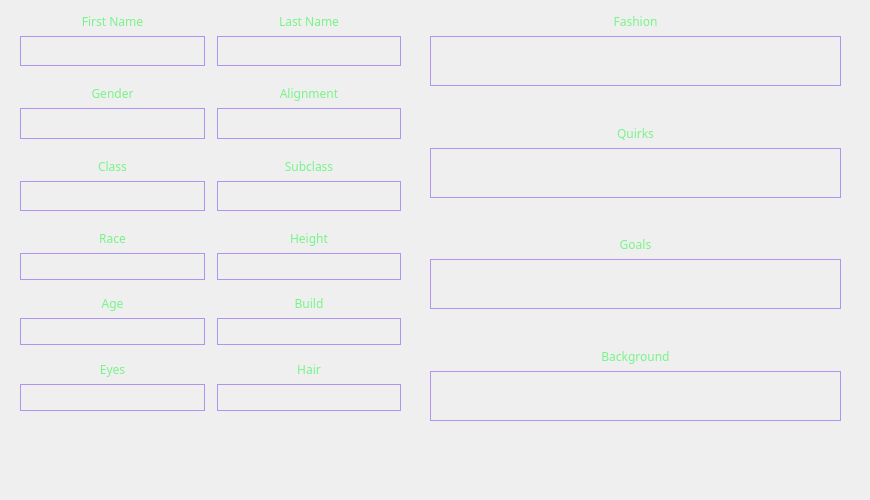
    <widget class="QWidget" name="page1NPC">
     <widget class="QWidget" name="gridLayoutWidget">
      <property name="geometry">
       <rect>
        <x>0</x>
        <y>0</y>
        <width>861</width>
        <height>491</height>
       </rect>
      </property>
      <layout class="QGridLayout" name="npcGridContainer">
       <item row="0" column="0">
        <widget class="QWidget" name="npcFrame" native="true">
         <widget class="QWidget" name="verticalLayoutWidget_2">
          <property name="geometry">
           <rect>
            <x>430</x>
            <y>-20</y>
            <width>411</width>
            <height>441</height>
           </rect>
          </property>
          <layout class="QVBoxLayout" name="personalityVL">
           <item>
            <widget class="QLabel" name="npcFashionTxt">
             <property name="font">
              <font>
               <family>Bahnschrift Light</family>
              </font>
             </property>
             <property name="styleSheet">
              <string notr="true">.QLabel {color: rgba(119,244,136,255);}</string>
             </property>
             <property name="text">
              <string>Fashion</string>
             </property>
             <property name="alignment">
              <set>Qt::AlignBottom|Qt::AlignHCenter</set>
             </property>
            </widget>
           </item>
           <item>
            <widget class="QLabel" name="npcFashionLabel">
             <property name="font">
              <font>
               <family>Bahnschrift Light</family>
               <pointsize>8</pointsize>
              </font>
             </property>
             <property name="styleSheet">
              <string notr="true">.QLabel {border: 1px solid rgba(177,147,242,255); color: rgba(119,244,136,255)}</string>
             </property>
             <property name="text">
              <string/>
             </property>
             <property name="alignment">
              <set>Qt::AlignCenter</set>
             </property>
             <property name="wordWrap">
              <bool>true</bool>
             </property>
             <property name="margin">
              <number>5</number>
             </property>
            </widget>
           </item>
           <item>
            <widget class="QLabel" name="npcQuirksTxt">
             <property name="font">
              <font>
               <family>Bahnschrift Light</family>
              </font>
             </property>
             <property name="styleSheet">
              <string notr="true">.QLabel {color: rgba(119,244,136,255);}</string>
             </property>
             <property name="text">
              <string>Quirks</string>
             </property>
             <property name="alignment">
              <set>Qt::AlignBottom|Qt::AlignHCenter</set>
             </property>
            </widget>
           </item>
           <item>
            <widget class="QLabel" name="npcQuirksLabel">
             <property name="font">
              <font>
               <family>Bahnschrift Light</family>
               <pointsize>8</pointsize>
              </font>
             </property>
             <property name="styleSheet">
              <string notr="true">.QLabel {border: 1px solid rgba(177,147,242,255); color: rgba(119,244,136,255)}</string>
             </property>
             <property name="text">
              <string/>
             </property>
             <property name="alignment">
              <set>Qt::AlignCenter</set>
             </property>
             <property name="wordWrap">
              <bool>true</bool>
             </property>
             <property name="margin">
              <number>5</number>
             </property>
            </widget>
           </item>
           <item>
            <widget class="QLabel" name="npcGoalsTxt">
             <property name="font">
              <font>
               <family>Bahnschrift Light</family>
              </font>
             </property>
             <property name="styleSheet">
              <string notr="true">.QLabel {color: rgba(119,244,136,255);}</string>
             </property>
             <property name="text">
              <string>Goals</string>
             </property>
             <property name="alignment">
              <set>Qt::AlignBottom|Qt::AlignHCenter</set>
             </property>
            </widget>
           </item>
           <item>
            <widget class="QLabel" name="npcGoalsLabel">
             <property name="font">
              <font>
               <family>Bahnschrift Light</family>
               <pointsize>8</pointsize>
              </font>
             </property>
             <property name="styleSheet">
              <string notr="true">.QLabel {border: 1px solid rgba(177,147,242,255); color: rgba(119,244,136,255)}</string>
             </property>
             <property name="text">
              <string/>
             </property>
             <property name="alignment">
              <set>Qt::AlignCenter</set>
             </property>
             <property name="wordWrap">
              <bool>true</bool>
             </property>
             <property name="margin">
              <number>5</number>
             </property>
            </widget>
           </item>
           <item>
            <widget class="QLabel" name="npcBackgroundTxt">
             <property name="font">
              <font>
               <family>Bahnschrift Light</family>
              </font>
             </property>
             <property name="styleSheet">
              <string notr="true">.QLabel {color: rgba(119,244,136,255);}</string>
             </property>
             <property name="text">
              <string>Background</string>
             </property>
             <property name="alignment">
              <set>Qt::AlignBottom|Qt::AlignHCenter</set>
             </property>
            </widget>
           </item>
           <item>
            <widget class="QLabel" name="npcBackgroundLabel">
             <property name="font">
              <font>
               <pointsize>8</pointsize>
              </font>
             </property>
             <property name="styleSheet">
              <string notr="true">.QLabel {border: 1px solid rgba(177,147,242,255); color: rgba(119,244,136,255)}</string>
             </property>
             <property name="text">
              <string/>
             </property>
             <property name="alignment">
              <set>Qt::AlignCenter</set>
             </property>
             <property name="wordWrap">
              <bool>true</bool>
             </property>
             <property name="margin">
              <number>5</number>
             </property>
            </widget>
           </item>
          </layout>
         </widget>
         <widget class="QWidget" name="gridLayoutWidget_2">
          <property name="geometry">
           <rect>
            <x>20</x>
            <y>0</y>
            <width>381</width>
            <height>211</height>
           </rect>
          </property>
          <property name="font">
           <font>
            <family>Bahnschrift Light</family>
           </font>
          </property>
          <layout class="QGridLayout" name="npcCharacterGL">
           <property name="horizontalSpacing">
            <number>12</number>
           </property>
           <item row="0" column="0">
            <widget class="QLabel" name="npcFirstNameTxt">
             <property name="font">
              <font>
               <family>Bahnschrift Light</family>
              </font>
             </property>
             <property name="styleSheet">
              <string notr="true">.QLabel {color: rgba(119,244,136,255);}</string>
             </property>
             <property name="text">
              <string>First Name</string>
             </property>
             <property name="alignment">
              <set>Qt::AlignBottom|Qt::AlignHCenter</set>
             </property>
            </widget>
           </item>
           <item row="0" column="1">
            <widget class="QLabel" name="npcLastNameTxt">
             <property name="font">
              <font>
               <family>Bahnschrift Light</family>
              </font>
             </property>
             <property name="styleSheet">
              <string notr="true">.QLabel {color: rgba(119,244,136,255);}</string>
             </property>
             <property name="text">
              <string>Last Name</string>
             </property>
             <property name="alignment">
              <set>Qt::AlignBottom|Qt::AlignHCenter</set>
             </property>
            </widget>
           </item>
           <item row="2" column="1">
            <widget class="QLabel" name="npcAlignmentTxt">
             <property name="font">
              <font>
               <family>Bahnschrift Light</family>
              </font>
             </property>
             <property name="styleSheet">
              <string notr="true">.QLabel {color: rgba(119,244,136,255);}</string>
             </property>
             <property name="text">
              <string>Alignment</string>
             </property>
             <property name="alignment">
              <set>Qt::AlignBottom|Qt::AlignHCenter</set>
             </property>
            </widget>
           </item>
           <item row="1" column="0">
            <widget class="QLabel" name="npcFirstNameLabel">
             <property name="font">
              <font>
               <family>Bahnschrift Light</family>
               <pointsize>9</pointsize>
              </font>
             </property>
             <property name="styleSheet">
              <string notr="true">.QLabel {border: 1px solid rgba(177,147,242,255); color: rgba(119,244,136,255)}</string>
             </property>
             <property name="text">
              <string/>
             </property>
             <property name="alignment">
              <set>Qt::AlignCenter</set>
             </property>
             <property name="wordWrap">
              <bool>true</bool>
             </property>
            </widget>
           </item>
           <item row="3" column="1">
            <widget class="QLabel" name="npcAlignmentLabel">
             <property name="font">
              <font>
               <family>Bahnschrift Light</family>
               <pointsize>9</pointsize>
              </font>
             </property>
             <property name="styleSheet">
              <string notr="true">.QLabel {border: 1px solid rgba(177,147,242,255); color: rgba(119,244,136,255)}</string>
             </property>
             <property name="text">
              <string/>
             </property>
             <property name="alignment">
              <set>Qt::AlignCenter</set>
             </property>
             <property name="wordWrap">
              <bool>true</bool>
             </property>
            </widget>
           </item>
           <item row="4" column="0">
            <widget class="QLabel" name="npcClassTxt">
             <property name="font">
              <font>
               <family>Bahnschrift Light</family>
              </font>
             </property>
             <property name="styleSheet">
              <string notr="true">.QLabel {color: rgba(119,244,136,255);}</string>
             </property>
             <property name="text">
              <string>Class</string>
             </property>
             <property name="alignment">
              <set>Qt::AlignBottom|Qt::AlignHCenter</set>
             </property>
            </widget>
           </item>
           <item row="2" column="0">
            <widget class="QLabel" name="npcGenderTxt">
             <property name="font">
              <font>
               <family>Bahnschrift Light</family>
              </font>
             </property>
             <property name="styleSheet">
              <string notr="true">.QLabel {color: rgba(119,244,136,255);}</string>
             </property>
             <property name="text">
              <string>Gender</string>
             </property>
             <property name="alignment">
              <set>Qt::AlignBottom|Qt::AlignHCenter</set>
             </property>
            </widget>
           </item>
           <item row="1" column="1">
            <widget class="QLabel" name="npcLastNameLabel">
             <property name="font">
              <font>
               <family>Bahnschrift Light</family>
               <pointsize>9</pointsize>
              </font>
             </property>
             <property name="styleSheet">
              <string notr="true">.QLabel {border: 1px solid rgba(177,147,242,255); color: rgba(119,244,136,255)}</string>
             </property>
             <property name="text">
              <string/>
             </property>
             <property name="alignment">
              <set>Qt::AlignCenter</set>
             </property>
             <property name="wordWrap">
              <bool>true</bool>
             </property>
            </widget>
           </item>
           <item row="4" column="1">
            <widget class="QLabel" name="npcSubclassTxt">
             <property name="font">
              <font>
               <family>Bahnschrift Light</family>
              </font>
             </property>
             <property name="styleSheet">
              <string notr="true">.QLabel {color: rgba(119,244,136,255);}</string>
             </property>
             <property name="text">
              <string>Subclass</string>
             </property>
             <property name="alignment">
              <set>Qt::AlignBottom|Qt::AlignHCenter</set>
             </property>
            </widget>
           </item>
           <item row="5" column="1">
            <widget class="QLabel" name="npcSubclassLabel">
             <property name="font">
              <font>
               <family>Bahnschrift Light</family>
               <pointsize>8</pointsize>
              </font>
             </property>
             <property name="styleSheet">
              <string notr="true">.QLabel {border: 1px solid rgba(177,147,242,255); color: rgba(119,244,136,255)}</string>
             </property>
             <property name="text">
              <string/>
             </property>
             <property name="alignment">
              <set>Qt::AlignCenter</set>
             </property>
             <property name="wordWrap">
              <bool>true</bool>
             </property>
            </widget>
           </item>
           <item row="3" column="0">
            <widget class="QLabel" name="genderLabel">
             <property name="font">
              <font>
               <family>Bahnschrift Light</family>
               <pointsize>9</pointsize>
              </font>
             </property>
             <property name="styleSheet">
              <string notr="true">.QLabel {border: 1px solid rgba(177,147,242,255); color: rgba(119,244,136,255)}</string>
             </property>
             <property name="text">
              <string/>
             </property>
             <property name="alignment">
              <set>Qt::AlignCenter</set>
             </property>
             <property name="wordWrap">
              <bool>true</bool>
             </property>
            </widget>
           </item>
           <item row="5" column="0">
            <widget class="QLabel" name="npcClassLabel">
             <property name="font">
              <font>
               <family>Bahnschrift Light</family>
               <pointsize>8</pointsize>
              </font>
             </property>
             <property name="styleSheet">
              <string notr="true">.QLabel {border: 1px solid rgba(177,147,242,255); color: rgba(119,244,136,255)}</string>
             </property>
             <property name="text">
              <string/>
             </property>
             <property name="alignment">
              <set>Qt::AlignCenter</set>
             </property>
             <property name="wordWrap">
              <bool>true</bool>
             </property>
            </widget>
           </item>
          </layout>
         </widget>
         <widget class="QWidget" name="gridLayoutWidget_3">
          <property name="geometry">
           <rect>
            <x>20</x>
            <y>220</y>
            <width>381</width>
            <height>191</height>
           </rect>
          </property>
          <layout class="QGridLayout" name="npcPhysicalGL">
           <property name="leftMargin">
            <number>0</number>
           </property>
           <property name="rightMargin">
            <number>0</number>
           </property>
           <property name="horizontalSpacing">
            <number>12</number>
           </property>
           <item row="0" column="1">
            <widget class="QLabel" name="npcHeightTxt">
             <property name="font">
              <font>
               <family>Bahnschrift Light</family>
              </font>
             </property>
             <property name="styleSheet">
              <string notr="true">.QLabel {color: rgba(119,244,136,255);}</string>
             </property>
             <property name="text">
              <string>Height</string>
             </property>
             <property name="alignment">
              <set>Qt::AlignBottom|Qt::AlignHCenter</set>
             </property>
            </widget>
           </item>
           <item row="1" column="1">
            <widget class="QLabel" name="npcHeightLabel">
             <property name="font">
              <font>
               <family>Bahnschrift Light</family>
               <pointsize>8</pointsize>
              </font>
             </property>
             <property name="styleSheet">
              <string notr="true">.QLabel {border: 1px solid rgba(177,147,242,255); color: rgba(119,244,136,255)}</string>
             </property>
             <property name="text">
              <string/>
             </property>
             <property name="alignment">
              <set>Qt::AlignCenter</set>
             </property>
             <property name="wordWrap">
              <bool>true</bool>
             </property>
            </widget>
           </item>
           <item row="0" column="0">
            <widget class="QLabel" name="npcRaceTxt">
             <property name="font">
              <font>
               <family>Bahnschrift Light</family>
              </font>
             </property>
             <property name="styleSheet">
              <string notr="true">.QLabel {color: rgba(119,244,136,255);}</string>
             </property>
             <property name="text">
              <string>Race</string>
             </property>
             <property name="alignment">
              <set>Qt::AlignBottom|Qt::AlignHCenter</set>
             </property>
            </widget>
           </item>
           <item row="3" column="1">
            <widget class="QLabel" name="npcBuildLabel">
             <property name="font">
              <font>
               <family>Bahnschrift Light</family>
               <pointsize>8</pointsize>
              </font>
             </property>
             <property name="styleSheet">
              <string notr="true">.QLabel {border: 1px solid rgba(177,147,242,255); color: rgba(119,244,136,255)}</string>
             </property>
             <property name="text">
              <string/>
             </property>
             <property name="alignment">
              <set>Qt::AlignCenter</set>
             </property>
             <property name="wordWrap">
              <bool>true</bool>
             </property>
            </widget>
           </item>
           <item row="1" column="0">
            <widget class="QLabel" name="npcRraceLabel">
             <property name="font">
              <font>
               <family>Bahnschrift Light</family>
               <pointsize>8</pointsize>
              </font>
             </property>
             <property name="styleSheet">
              <string notr="true">.QLabel {border: 1px solid rgba(177,147,242,255); color: rgba(119,244,136,255)}</string>
             </property>
             <property name="text">
              <string/>
             </property>
             <property name="alignment">
              <set>Qt::AlignCenter</set>
             </property>
             <property name="wordWrap">
              <bool>true</bool>
             </property>
            </widget>
           </item>
           <item row="4" column="0">
            <widget class="QLabel" name="npcEyesTxt">
             <property name="font">
              <font>
               <family>Bahnschrift Light</family>
              </font>
             </property>
             <property name="styleSheet">
              <string notr="true">.QLabel {color: rgba(119,244,136,255);}</string>
             </property>
             <property name="text">
              <string>Eyes</string>
             </property>
             <property name="alignment">
              <set>Qt::AlignBottom|Qt::AlignHCenter</set>
             </property>
            </widget>
           </item>
           <item row="2" column="0">
            <widget class="QLabel" name="npcAgeTxt">
             <property name="font">
              <font>
               <family>Bahnschrift Light</family>
              </font>
             </property>
             <property name="styleSheet">
              <string notr="true">.QLabel {color: rgba(119,244,136,255);}</string>
             </property>
             <property name="text">
              <string>Age</string>
             </property>
             <property name="alignment">
              <set>Qt::AlignBottom|Qt::AlignHCenter</set>
             </property>
            </widget>
           </item>
           <item row="2" column="1">
            <widget class="QLabel" name="npcBuildTxt">
             <property name="font">
              <font>
               <family>Bahnschrift Light</family>
              </font>
             </property>
             <property name="styleSheet">
              <string notr="true">.QLabel {color: rgba(119,244,136,255);}</string>
             </property>
             <property name="text">
              <string>Build</string>
             </property>
             <property name="alignment">
              <set>Qt::AlignBottom|Qt::AlignHCenter</set>
             </property>
            </widget>
           </item>
           <item row="3" column="0">
            <widget class="QLabel" name="npcAgeLabel">
             <property name="font">
              <font>
               <family>Bahnschrift Light</family>
               <pointsize>8</pointsize>
              </font>
             </property>
             <property name="styleSheet">
              <string notr="true">.QLabel {border: 1px solid rgba(177,147,242,255); color: rgba(119,244,136,255)}</string>
             </property>
             <property name="text">
              <string/>
             </property>
             <property name="alignment">
              <set>Qt::AlignCenter</set>
             </property>
             <property name="wordWrap">
              <bool>true</bool>
             </property>
            </widget>
           </item>
           <item row="4" column="1">
            <widget class="QLabel" name="npcHairTxt">
             <property name="font">
              <font>
               <family>Bahnschrift Light</family>
              </font>
             </property>
             <property name="styleSheet">
              <string notr="true">.QLabel {color: rgba(119,244,136,255);}</string>
             </property>
             <property name="text">
              <string>Hair</string>
             </property>
             <property name="alignment">
              <set>Qt::AlignBottom|Qt::AlignHCenter</set>
             </property>
            </widget>
           </item>
           <item row="5" column="0">
            <widget class="QLabel" name="npcEyesLabel">
             <property name="font">
              <font>
               <pointsize>8</pointsize>
              </font>
             </property>
             <property name="styleSheet">
              <string notr="true">.QLabel {border: 1px solid rgba(177,147,242,255); color: rgba(119,244,136,255)}</string>
             </property>
             <property name="text">
              <string/>
             </property>
             <property name="alignment">
              <set>Qt::AlignCenter</set>
             </property>
             <property name="wordWrap">
              <bool>true</bool>
             </property>
            </widget>
           </item>
           <item row="5" column="1">
            <widget class="QLabel" name="npcHairLabel">
             <property name="font">
              <font>
               <pointsize>8</pointsize>
              </font>
             </property>
             <property name="styleSheet">
              <string notr="true">.QLabel {border: 1px solid rgba(177,147,242,255); color: rgba(119,244,136,255)}</string>
             </property>
             <property name="text">
              <string/>
             </property>
             <property name="alignment">
              <set>Qt::AlignCenter</set>
             </property>
             <property name="wordWrap">
              <bool>true</bool>
             </property>
            </widget>
           </item>
          </layout>
         </widget>
        </widget>
       </item>
      </layout>
     </widget>
    </widget>
